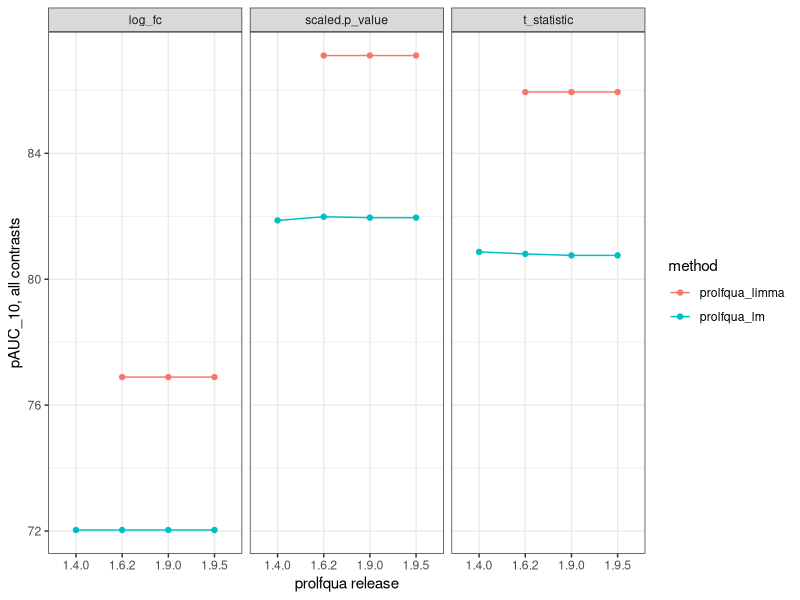
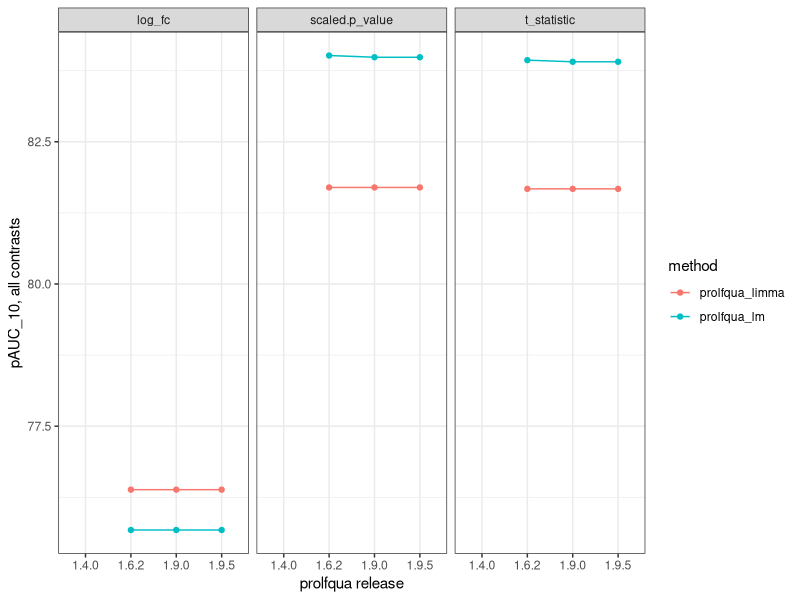
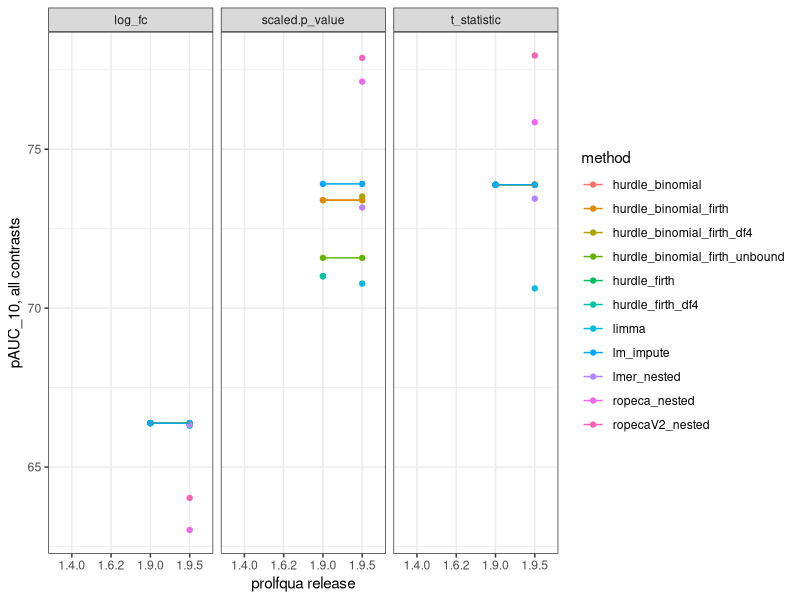
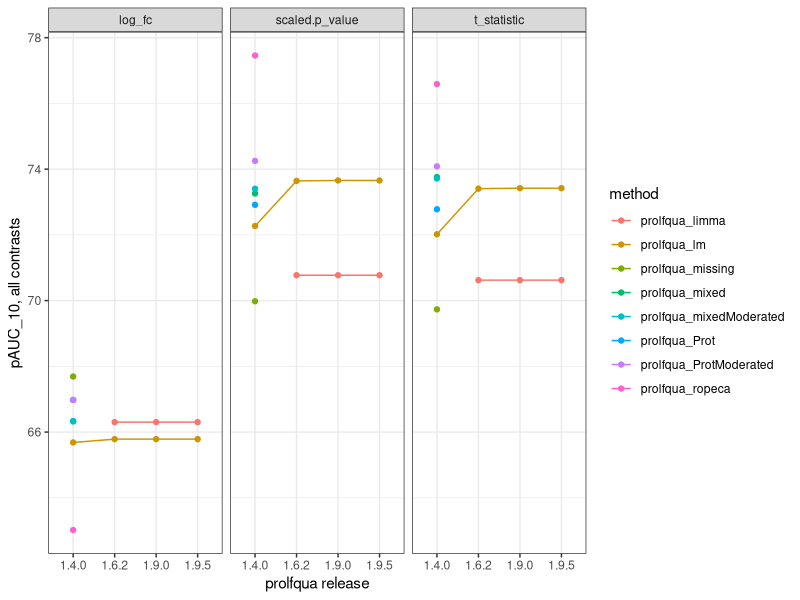
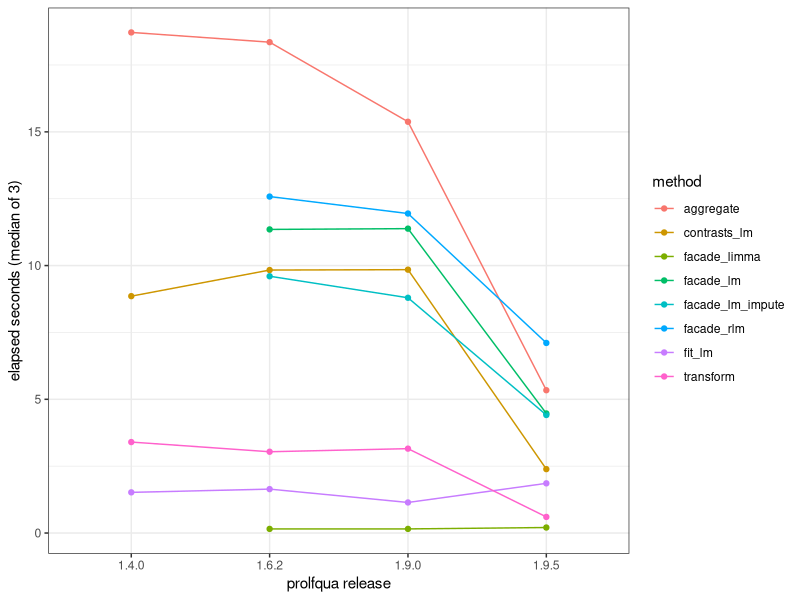

These figures' R source, in order:
## ---- chunk 1
knitr::opts_chunk$set(echo = FALSE, warning = FALSE, message = FALSE, fig.width = 9, fig.height = 6)
## ---- chunk 2
history <- utils::read.delim(
  "../inst/extdata/score_history.tsv",
  stringsAsFactors = FALSE,
  colClasses = c(prolfqua_version = "character", date = "character", tool_version = "character")
)
releases <- as.character(sort(unique(package_version(history$prolfqua_version))))
history$prolfqua_version <- factor(history$prolfqua_version, levels = releases)
null_split <- history$dataset == "IonStar_MaxQuant_null_split"
# MSstats, proDA and msqrob2 (also msqrob2's hurdle model): only their current performance is shown
history$external <- grepl("^(MSstats|msqrob2|proDA)", history$method)
options(knitr.kable.NA = "")

# One row per release, one column per combination of `columns`; a release without that column stays empty
by_release <- function(data, columns) {
  data |>
    tidyr::unite("column", dplyr::all_of(columns), sep = " / ") |>
    dplyr::select(release = prolfqua_version, column, value) |>
    tidyr::pivot_wider(names_from = "column", values_from = "value", names_sort = TRUE) |>
    tidyr::complete(release) |>
    dplyr::arrange(release)
}

# HTML table that scrolls sideways when it has many columns
wide_table <- function(table, caption, digits) {
  html <- knitr::kable(
    table,
    format = "html",
    digits = digits,
    format.args = list(nsmall = digits),
    caption = caption,
    table.attr = "class=\"table table-condensed\""
  )
  cat("\n<div style=\"overflow-x: auto;\">\n", html, "\n</div>\n\n", sep = "")
}

release_plot <- function(data, y) {
  ggplot2::ggplot(data, ggplot2::aes(x = prolfqua_version, y = value, colour = method, group = method)) +
    ggplot2::geom_point() +
    ggplot2::geom_line() +
    ggplot2::scale_x_discrete(drop = FALSE) +
    ggplot2::labs(x = "prolfqua release", y = y) +
    ggplot2::theme_bw()
}
## ---- chunk 3
history |>
  dplyr::group_by(prolfqua_version) |>
  dplyr::summarise(
    date = max(date),
    datasets = dplyr::n_distinct(dataset),
    methods = dplyr::n_distinct(paste(dataset, method)),
    rows = dplyr::n()
  ) |>
  knitr::kable(caption = "Recorded prolfqua releases.")
## ---- chunk 4
thresholds <- c(
  AUC = 0.5, pAUC_10 = 0.5, pAUC_20 = 0.5, AP = 0.5, pAP_50 = 0.5, pAP_80 = 0.5,
  p_0.05 = 0.005, p_0.01 = 0.005, KS_D = 0.005
)
changes <- history |>
  dplyr::filter(!external, metric != "elapsed_s") |>
  dplyr::arrange(prolfqua_version) |>
  dplyr::group_by(dataset, method, contrast, score, metric) |>
  dplyr::mutate(
    previous_release = dplyr::lag(as.character(prolfqua_version)),
    previous_tool = dplyr::lag(tool_version),
    previous = dplyr::lag(value)
  ) |>
  dplyr::ungroup() |>
  dplyr::filter(!is.na(previous_release)) |>
  dplyr::mutate(
    delta = value - previous,
    threshold = dplyr::coalesce(unname(thresholds[metric]), 0)
  ) |>
  dplyr::filter(delta != 0, abs(delta) >= threshold) |>
  dplyr::select(
    release = prolfqua_version, previous_release, dataset, method, contrast, score, metric,
    previous, value, delta, previous_tool, tool_version
  ) |>
  dplyr::arrange(release, dataset, method, metric, contrast, score)
knitr::kable(changes, digits = 3, caption = paste0(nrow(changes), " changes above the thresholds."))
## ---- chunk 5
ranking <- history |>
  dplyr::filter(!null_split, contrast == "all", metric %in% c("pAUC_10", "AUC")) |>
  dplyr::group_by(dataset, method) |>
  dplyr::filter(!external | as.integer(prolfqua_version) == max(as.integer(prolfqua_version))) |>
  dplyr::ungroup() |>
  dplyr::mutate(model = dplyr::case_when(
    !external ~ method,
    startsWith(tool_version, paste0(method, " ")) ~ tool_version,
    .default = paste0(method, " (", tool_version, ")")
  ))
for (dataset_name in sort(unique(ranking$dataset))) {
  cat("\n\n## ", dataset_name, "\n\n", sep = "")
  scores <- dplyr::filter(ranking, dataset == dataset_name)
  scores |>
    tidyr::unite("column", metric, score, sep = " / ") |>
    dplyr::select(external, model, release = prolfqua_version, column, value) |>
    tidyr::pivot_wider(names_from = "column", values_from = "value", names_sort = TRUE) |>
    dplyr::arrange(external, model, release) |>
    dplyr::select(-external) |>
    wide_table(caption = paste0(dataset_name, ": all contrasts pooled."), digits = 1)
  prolfqua_scores <- dplyr::filter(scores, !external, metric == "pAUC_10")
  if (nrow(prolfqua_scores) > 0) {
    print(release_plot(prolfqua_scores, "pAUC_10, all contrasts") + ggplot2::facet_wrap(~score))
  }
}
## ---- chunk 6
for (metric_name in c("p_0.05", "KS_D")) {
  history |>
    dplyr::filter(null_split, metric == metric_name) |>
    by_release(c("method", "contrast")) |>
    wide_table(caption = paste0("Null split: ", metric_name, " by release."), digits = 3)
}
## ---- chunk 7
timings <- dplyr::filter(history, metric == "elapsed_s")
timings |>
  by_release("method") |>
  wide_table(caption = "Elapsed seconds per step and release.", digits = 2)
## ---- chunk 8
release_plot(timings, "elapsed seconds (median of 3)")
